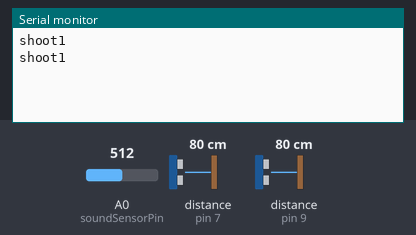
A sketch run on a simulated Arduino Uno, built with avr-gcc and run on an emulated ATmega328P. Shown: the last lines printed to the serial monitor. Wiring (inferred from the names in the program): 2 × ultrasonic range finder: trigger pin 6, echo pin 7 / trigger pin 8, echo pin 9. The inputs (shaded band) are chosen by the test bench; at power-on: distance to the obstacle (sensors on pin 7, pin 9) 80 cm, A0 (soundSensorPin) = 512. The echo pulse lasts 58.3 µs per cm.

Above: at 1.2 s.
1.3 s: distance to the obstacle (sensor on pin 7) set to 12 cm
At 2.0 s:
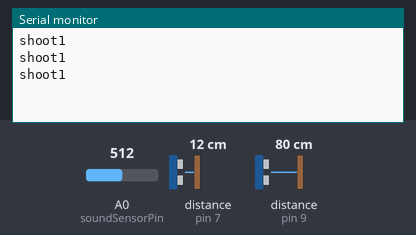
2.8 s: distance to the obstacle (sensor on pin 7) set to 9 cm
At 2.93 s:
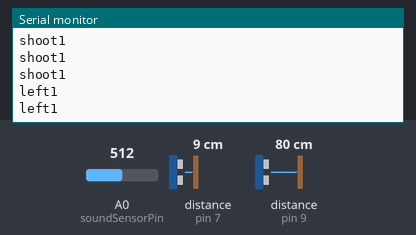

Measured:
- the behaviour switches between 11 and 10 cm on distance to the obstacle (sensor on pin 7) (found by bisection; images 1 and 2)
- after the input at 2.8 s, the serial monitor: prints a new line after 0.06 s (image 2)

The sketch:

sound_sensor.ino
```cpp
// 传感器引脚定义
const int trigPinLeft = 6;
const int echoPinLeft = 7;
const int trigPinRight = 8;
const int echoPinRight = 9;
const int soundSensorPin = A0;

// 阈值设置
const int coughThreshold = 50;  // 咳嗽音量
const int handDistanceThreshold = 10;  // 小于15cm认为手在遮挡

// 防抖定时
unsigned long lastCoughTime = 0;
const unsigned long coughCooldown = 500;  // 防连发

void setup() {
    Serial.begin(9600);

    pinMode(trigPinLeft, OUTPUT);
    pinMode(echoPinLeft, INPUT);

    pinMode(trigPinRight, OUTPUT);
    pinMode(echoPinRight, INPUT);

    pinMode(soundSensorPin, INPUT);
}

void loop() {
    // 读取距离和声音
    int leftDistance = getDistance(trigPinLeft, echoPinLeft);
    int rightDistance = getDistance(trigPinRight, echoPinRight);
    int soundLevel = analogRead(soundSensorPin);

    // 判断手势方向
    if (leftDistance < handDistanceThreshold) {
        Serial.println("left1");
    } else if (rightDistance < handDistanceThreshold) {
        Serial.println("right1");
    }

    // 判断咳嗽发射
    if (soundLevel > coughThreshold && millis() - lastCoughTime > coughCooldown) {
        Serial.println("shoot1");
        lastCoughTime = millis();
    }

    delay(50);  // 避免读取过于频繁
}

// 超声波测距函数
int getDistance(int trigPin, int echoPin) {
    digitalWrite(trigPin, LOW);
    delayMicroseconds(2);
    digitalWrite(trigPin, HIGH);
    delayMicroseconds(10);
    digitalWrite(trigPin, LOW);

    long duration = pulseIn(echoPin, HIGH);
    int distance = duration * 0.034 / 2;  // 距离=时间*声速/2

    return distance;
}
```
